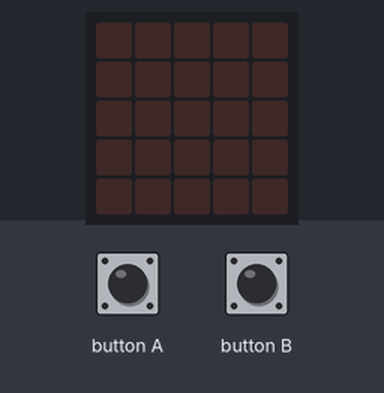
Bench run of a program on a simulated BBC micro:bit running MicroPython. Parts: the board's 5×5 LED display. The inputs (shaded band) are chosen by the test bench.

Above: at 1.2 s.
1.3 s: button A pressed for 0.15 s
At 1.47 s:
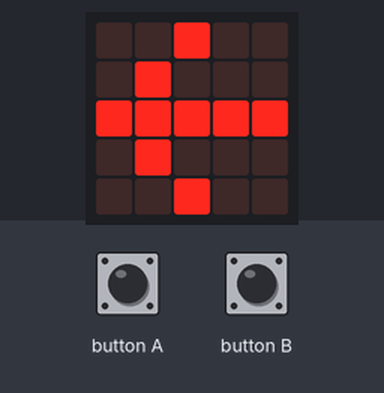
3.1 s: button B pressed for 0.15 s
At 3.27 s:
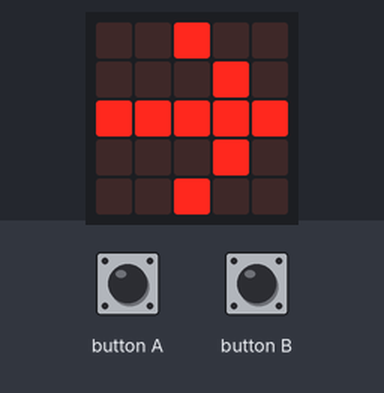
4.9 s: button B pressed for 3.2 s
9.6 s: button A pressed for 3.2 s
At 10.6 s:
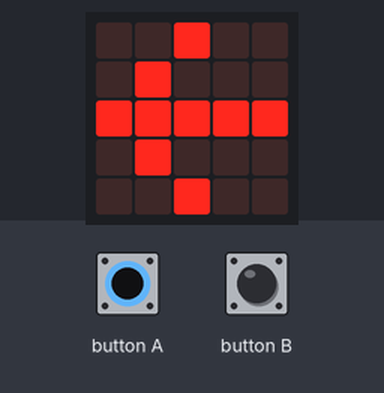
Timing chart, 0 to 12.6 s (numbered marks = the images above; inputs shaded):
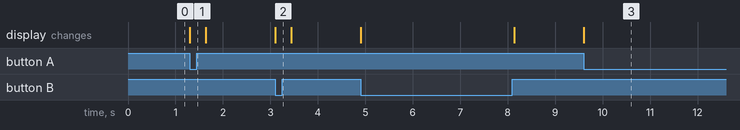

The program:

____.py
```python
from microbit import *
while True:
    if button_a.is_pressed():
        display.show(Image.ARROW_W)
    elif button_b.is_pressed():
        display.show(Image.ARROW_E)
    else:
        display.show(Image. HEART)
        display.clear()

'''
这节课学习按键实验，让我们制做一个非常简单的micro:bit游戏。
当我们按下A键时，micro:bit点阵就会显示一个箭头指向A键；
当我们按下B键，micro:bit就会显示一个箭头指向B键；如果没有按键按下，micro:bit则显示一颗爱心。

判断按键是否被按下我们可以用button_a.is_pressed()这句函数来实现，也可以用button_a.was_pressed()。但是这两句函数也是有区别的，button_a.is_pressed()

表示按键是否正被按下；button_a.was_pressed()表示按钮自上次状态监测到当前是否被按下过 ；而button_a.get_presses()表示函数返回之前A按下的次数。调用这个函数后，计数会清零，重新开始计数。


逻辑解析：

if ...:  如果...事件是正确的或者发生了
       # do one thing  执行这条命令
elif ...:  否则如果...事件是正确的或者发生了
       # do another thing  执行这条命令
else:  否则
       # do yet another thing执行这条命令


所以这段函数的意思是：如果按键A被按下，micro:bit点阵显示开心，
如果按键B被按下,micro:bit点阵显示难过，否则micro:bit点阵显示一颗爱心。
'''
```

Measured:
- after the input at 1.3 s, the display: changes at once (image 1)
- after the input at 3.1 s, the display: changes at once (image 2)
- after the input at 9.6 s, the display: changes at once (image 3)
